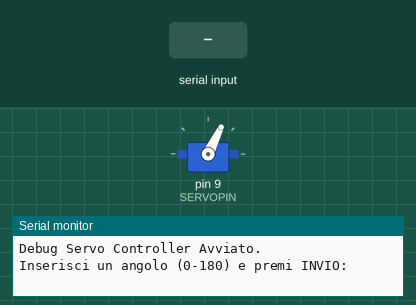
A sketch run on a simulated Arduino Uno, built with avr-gcc and run on an emulated ATmega328P. Shown: servo, the last lines printed to the serial monitor. The test bench sets the inputs (shaded band).

Above: at 1.2 s.
1.3 s: "30,150\n" received over Serial
At 3.2 s:
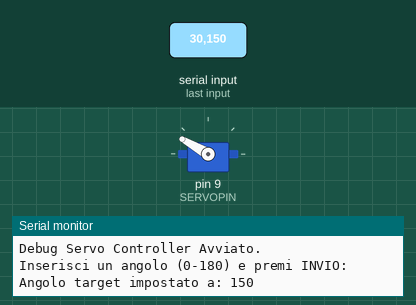
3.6 s: "90,45\n" received over Serial
At 5.2 s:
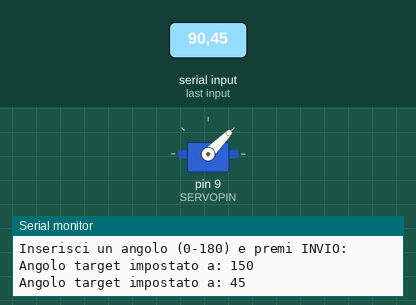
6.1 s: "5\n" received over Serial
At 6.8 s:
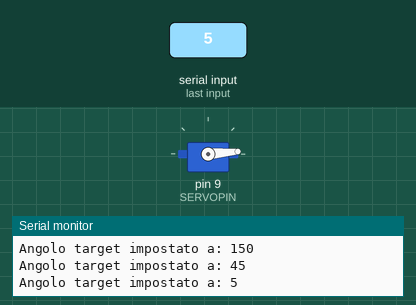
7.9 s: "90\n" received over Serial
At 9.5 s:
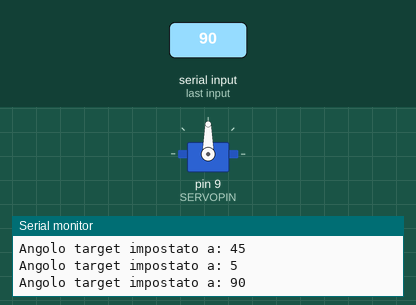
Timing chart, 0 to 11.0 s (numbered marks = the images above; inputs shaded):
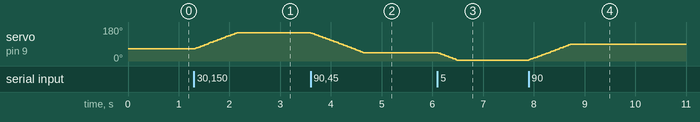

Measured:
- after the input at 1.3 s, servo on pin 9 (SERVOPIN): moves from 64° to 150° over 0.84 s, starting at once
- after the input at 3.6 s, servo on pin 9 (SERVOPIN): moves from 150° to 45° over 1.0 s, starting at once
- after the input at 6.1 s, servo on pin 9 (SERVOPIN): moves from 45° to 5° over 0.38 s, starting at once
- after the input at 7.9 s, servo on pin 9 (SERVOPIN): moves from 5° to 90° over 0.84 s, starting at once

The sketch:

teschio_debug.ino
```cpp
#include <Servo.h>

#define SERVOPIN 9
Servo myservo;

#define MAXVAL 115 // BORDO MASSIMO A DESTRA
#define MINSN 50   // BORDO MASSIMO A SINISTRA
#define STARTVAL 64

// Variabili per il movimento graduale
int currentAngle = STARTVAL;
int targetAngle = STARTVAL;
unsigned long lastServoUpdate = 0;
const unsigned long servoUpdateInterval = 20;  // Intervallo in ms tra un passo e l'altro
const int stepSize = 2;  // Dimensione dei passi per il movimento interpolato

void setup() {
  Serial.begin(115200);
  myservo.attach(SERVOPIN);
  myservo.write(STARTVAL);
  Serial.println("Debug Servo Controller Avviato.");
  Serial.println("Inserisci un angolo (0-180) e premi INVIO:");
}

void loop() {
  // Gestione input seriale per impostare il targetAngle
  if (Serial.available() > 0) {
    int angle = Serial.parseInt();
    if (Serial.read() == '\n') {
      // Verifica che l'angolo sia compreso tra 0 e 180
      if (angle >= 0 && angle <= 180) {
        targetAngle = angle;
        Serial.print("Angolo target impostato a: ");
        Serial.println(targetAngle);
      } else {
        Serial.println("Valore non valido. Inserire un angolo tra 0 e 180.");
      }
      // Pulisce il buffer seriale residuo
      while (Serial.available() > 0) {
        Serial.read();
      }
    }
  }

  // Aggiornamento graduale del servo con interpolazione
  if (millis() - lastServoUpdate >= servoUpdateInterval) {
    lastServoUpdate = millis();

    if (currentAngle < targetAngle) {
      currentAngle += stepSize;
      if (currentAngle > targetAngle) currentAngle = targetAngle;  // Evita sovra-incremento
      myservo.write(currentAngle);
    } else if (currentAngle > targetAngle) {
      currentAngle -= stepSize;
      if (currentAngle < targetAngle) currentAngle = targetAngle;  // Evita sovra-decremento
      myservo.write(currentAngle);
      delay(5);
    }
  }
}
```
